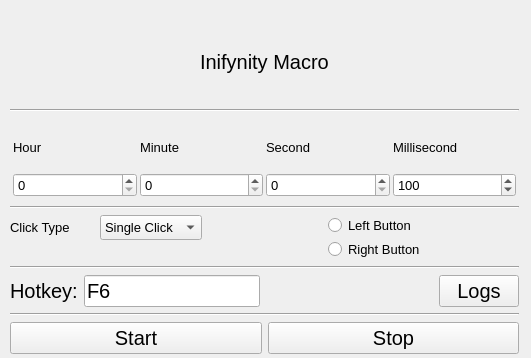
<?xml version="1.0" encoding="UTF-8"?>
<ui version="4.0">
 <class>MainWindow</class>
 <widget class="QMainWindow" name="MainWindow">
  <property name="geometry">
   <rect>
    <x>0</x>
    <y>0</y>
    <width>531</width>
    <height>358</height>
   </rect>
  </property>
  <property name="font">
   <font>
    <pointsize>15</pointsize>
   </font>
  </property>
  <property name="windowTitle">
   <string>MainWindow</string>
  </property>
  <widget class="QWidget" name="centralwidget">
   <widget class="QWidget" name="verticalLayoutWidget">
    <property name="geometry">
     <rect>
      <x>10</x>
      <y>20</y>
      <width>509</width>
      <height>334</height>
     </rect>
    </property>
    <layout class="QVBoxLayout" name="verticalLayout">
     <property name="sizeConstraint">
      <enum>QLayout::SizeConstraint::SetDefaultConstraint</enum>
     </property>
     <property name="leftMargin">
      <number>0</number>
     </property>
     <item>
      <layout class="QHBoxLayout" name="horizontalLayout_2">
       <item>
        <spacer name="horizontalSpacer_2">
         <property name="orientation">
          <enum>Qt::Orientation::Horizontal</enum>
         </property>
         <property name="sizeHint" stdset="0">
          <size>
           <width>40</width>
           <height>20</height>
          </size>
         </property>
        </spacer>
       </item>
       <item>
        <widget class="QLabel" name="title">
         <property name="text">
          <string>Inifynity Macro</string>
         </property>
        </widget>
       </item>
       <item>
        <spacer name="horizontalSpacer_3">
         <property name="orientation">
          <enum>Qt::Orientation::Horizontal</enum>
         </property>
         <property name="sizeHint" stdset="0">
          <size>
           <width>40</width>
           <height>20</height>
          </size>
         </property>
        </spacer>
       </item>
      </layout>
     </item>
     <item>
      <widget class="Line" name="line_2">
       <property name="orientation">
        <enum>Qt::Orientation::Horizontal</enum>
       </property>
      </widget>
     </item>
     <item>
      <layout class="QGridLayout" name="gridLayout" rowstretch="0,0">
       <property name="leftMargin">
        <number>3</number>
       </property>
       <property name="topMargin">
        <number>3</number>
       </property>
       <property name="rightMargin">
        <number>3</number>
       </property>
       <property name="bottomMargin">
        <number>3</number>
       </property>
       <property name="horizontalSpacing">
        <number>3</number>
       </property>
       <property name="verticalSpacing">
        <number>0</number>
       </property>
       <item row="1" column="3">
        <widget class="QSpinBox" name="milSecBox">
         <property name="font">
          <font>
           <pointsize>10</pointsize>
          </font>
         </property>
         <property name="minimum">
          <number>1</number>
         </property>
         <property name="maximum">
          <number>999</number>
         </property>
         <property name="value">
          <number>100</number>
         </property>
        </widget>
       </item>
       <item row="0" column="1">
        <widget class="QLabel" name="label_2">
         <property name="font">
          <font>
           <pointsize>10</pointsize>
          </font>
         </property>
         <property name="text">
          <string>Minute</string>
         </property>
        </widget>
       </item>
       <item row="1" column="0">
        <widget class="QSpinBox" name="hurBox">
         <property name="font">
          <font>
           <pointsize>10</pointsize>
          </font>
         </property>
        </widget>
       </item>
       <item row="1" column="2">
        <widget class="QSpinBox" name="secBox">
         <property name="font">
          <font>
           <pointsize>10</pointsize>
          </font>
         </property>
        </widget>
       </item>
       <item row="0" column="3">
        <widget class="QLabel" name="label_4">
         <property name="font">
          <font>
           <pointsize>10</pointsize>
          </font>
         </property>
         <property name="text">
          <string>Millisecond</string>
         </property>
        </widget>
       </item>
       <item row="1" column="1">
        <widget class="QSpinBox" name="minBox">
         <property name="font">
          <font>
           <pointsize>10</pointsize>
          </font>
         </property>
        </widget>
       </item>
       <item row="0" column="0">
        <widget class="QLabel" name="label">
         <property name="font">
          <font>
           <pointsize>10</pointsize>
          </font>
         </property>
         <property name="text">
          <string>Hour</string>
         </property>
        </widget>
       </item>
       <item row="0" column="2">
        <widget class="QLabel" name="label_3">
         <property name="font">
          <font>
           <pointsize>10</pointsize>
          </font>
         </property>
         <property name="text">
          <string>Second</string>
         </property>
        </widget>
       </item>
      </layout>
     </item>
     <item>
      <widget class="Line" name="line">
       <property name="orientation">
        <enum>Qt::Orientation::Horizontal</enum>
       </property>
      </widget>
     </item>
     <item>
      <layout class="QHBoxLayout" name="horizontalLayout_5">
       <item>
        <layout class="QVBoxLayout" name="ClickControls">
         <item>
          <layout class="QHBoxLayout" name="horizontalLayout_6">
           <item>
            <widget class="QLabel" name="label_5">
             <property name="font">
              <font>
               <pointsize>10</pointsize>
              </font>
             </property>
             <property name="text">
              <string>Click Type</string>
             </property>
            </widget>
           </item>
           <item>
            <widget class="QComboBox" name="click_type">
             <property name="maximumSize">
              <size>
               <width>1677721</width>
               <height>1677721</height>
              </size>
             </property>
             <property name="font">
              <font>
               <pointsize>10</pointsize>
              </font>
             </property>
             <item>
              <property name="text">
               <string>Single Click</string>
              </property>
             </item>
             <item>
              <property name="text">
               <string>Double Click</string>
              </property>
             </item>
             <item>
              <property name="text">
               <string>Hold Click</string>
              </property>
             </item>
            </widget>
           </item>
          </layout>
         </item>
         <item>
          <spacer name="verticalSpacer">
           <property name="orientation">
            <enum>Qt::Orientation::Vertical</enum>
           </property>
           <property name="sizeType">
            <enum>QSizePolicy::Policy::Fixed</enum>
           </property>
           <property name="sizeHint" stdset="0">
            <size>
             <width>10</width>
             <height>20</height>
            </size>
           </property>
          </spacer>
         </item>
        </layout>
       </item>
       <item>
        <spacer name="horizontalSpacer_5">
         <property name="orientation">
          <enum>Qt::Orientation::Horizontal</enum>
         </property>
         <property name="sizeType">
          <enum>QSizePolicy::Policy::Fixed</enum>
         </property>
         <property name="sizeHint" stdset="0">
          <size>
           <width>120</width>
           <height>20</height>
          </size>
         </property>
        </spacer>
       </item>
       <item>
        <layout class="QVBoxLayout" name="Mousebtn" stretch="0,0">
         <property name="spacing">
          <number>3</number>
         </property>
         <property name="sizeConstraint">
          <enum>QLayout::SizeConstraint::SetDefaultConstraint</enum>
         </property>
         <item>
          <widget class="QRadioButton" name="leftClick">
           <property name="font">
            <font>
             <pointsize>10</pointsize>
            </font>
           </property>
           <property name="text">
            <string>Left Button</string>
           </property>
          </widget>
         </item>
         <item>
          <widget class="QRadioButton" name="rightClick">
           <property name="font">
            <font>
             <pointsize>10</pointsize>
            </font>
           </property>
           <property name="text">
            <string>Right Button</string>
           </property>
          </widget>
         </item>
        </layout>
       </item>
      </layout>
     </item>
     <item>
      <widget class="Line" name="line_4">
       <property name="orientation">
        <enum>Qt::Orientation::Horizontal</enum>
       </property>
      </widget>
     </item>
     <item>
      <layout class="QHBoxLayout" name="horizontalLayout_3">
       <item>
        <layout class="QFormLayout" name="formLayout">
         <item row="0" column="0">
          <widget class="QLabel" name="hotkeyLabel">
           <property name="text">
            <string>Hotkey:</string>
           </property>
          </widget>
         </item>
         <item row="0" column="1">
          <widget class="QKeySequenceEdit" name="edithotKey">
           <property name="keySequence">
            <string>F6</string>
           </property>
           <property name="maximumSequenceLength">
            <longLong>1</longLong>
           </property>
          </widget>
         </item>
        </layout>
       </item>
       <item>
        <spacer name="horizontalSpacer_4">
         <property name="orientation">
          <enum>Qt::Orientation::Horizontal</enum>
         </property>
         <property name="sizeHint" stdset="0">
          <size>
           <width>40</width>
           <height>20</height>
          </size>
         </property>
        </spacer>
       </item>
       <item>
        <widget class="QPushButton" name="btnlogs">
         <property name="text">
          <string>Logs</string>
         </property>
        </widget>
       </item>
      </layout>
     </item>
     <item>
      <widget class="Line" name="line_3">
       <property name="orientation">
        <enum>Qt::Orientation::Horizontal</enum>
       </property>
      </widget>
     </item>
     <item>
      <layout class="QHBoxLayout" name="horizontalLayout">
       <item>
        <widget class="QPushButton" name="btnStart">
         <property name="font">
          <font>
           <pointsize>15</pointsize>
           <italic>false</italic>
           <bold>false</bold>
           <strikeout>false</strikeout>
           <kerning>true</kerning>
          </font>
         </property>
         <property name="cursor">
          <cursorShape>PointingHandCursor</cursorShape>
         </property>
         <property name="text">
          <string>Start</string>
         </property>
        </widget>
       </item>
       <item>
        <widget class="QPushButton" name="btnStop">
         <property name="cursor">
          <cursorShape>PointingHandCursor</cursorShape>
         </property>
         <property name="text">
          <string>Stop</string>
         </property>
        </widget>
       </item>
      </layout>
     </item>
    </layout>
   </widget>
  </widget>
 </widget>
 <resources/>
 <connections/>
</ui>
